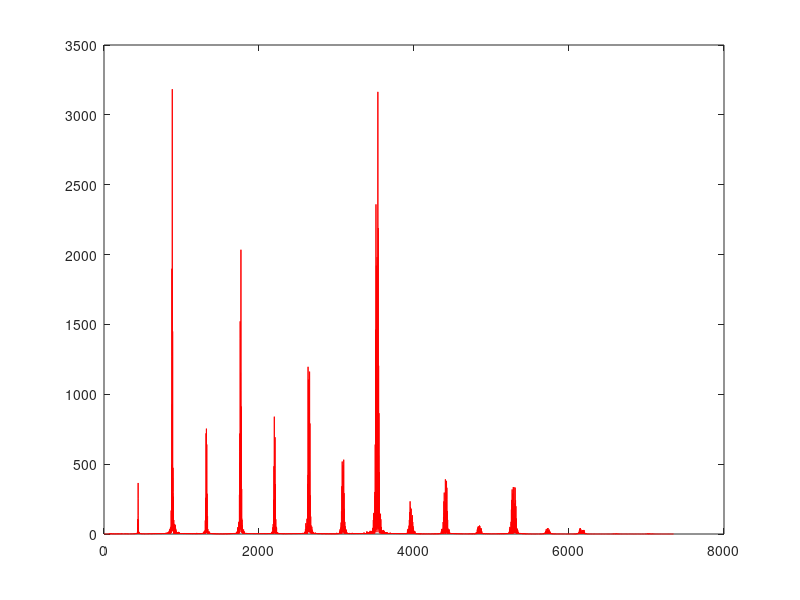

Here is the MATLAB script that generated this plot: (Note: this script raises an error after producing the figure.)
load La4;
soundsc(Nota,Fs);
figure(1)
NFFT=2^ceil(log2(length(Nota)));
TF=fft(Nota,NFFT);
 
f=[0:1/NFFT:0.5]*Fs;
plot(f,abs(TF(1:NFFT/2+1)),'r')
print('./eps/original','-depsc', '-tiff');
axis([0 8000 get(gca,'YLim')])
M=4;
xD_Filter=decimate(Nota,M,'FIR');

%%
soundsc(xD_Filter,Fs/M);
%pause
figure(2)
TF1=fft(xD_Filter,NFFT);
plot(f/M,abs(TF1(1:NFFT/2+1)),'r')
axis([0 8000 get(gca,'YLim')])

print('./eps/ambFiltreHamming','-depsc', '-tiff');



%%
M=4;
xD_NoFilter=downsample(Nota,M);
soundsc(xD_NoFilter,Fs/M);
%pause
figure(3)
TF=fft(xD_NoFilter,NFFT);
plot(f/M,abs(TF(1:NFFT/2+1)),'r')
axis([0 8000 get(gca,'YLim')])
print('./eps/senseFiltre','-depsc', '-tiff');


figure(4)
plot(f/M,abs(TF(1:NFFT/2+1)),'r')
hold on;
plot(f/M,abs(TF1(1:NFFT/2+1)),'b')
hold off;
axis([0 8000 get(gca,'YLim')])
print('./eps/sobreposicio','-depsc', '-tiff');

